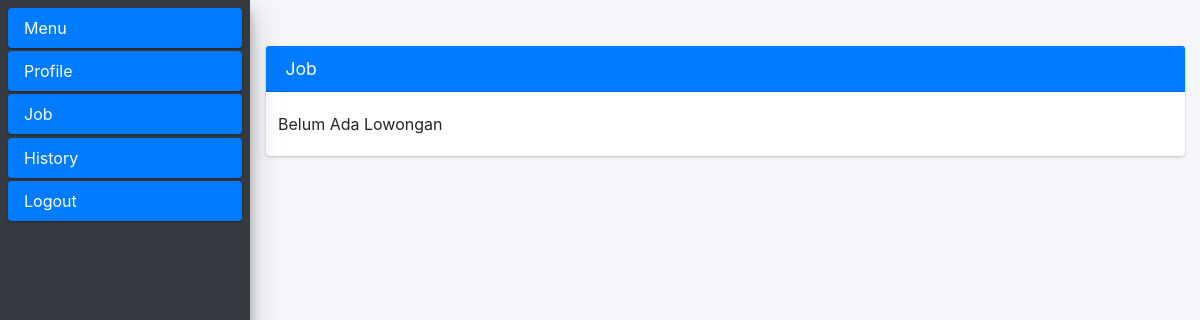
Page /member/job/index.php on the earlier database version.
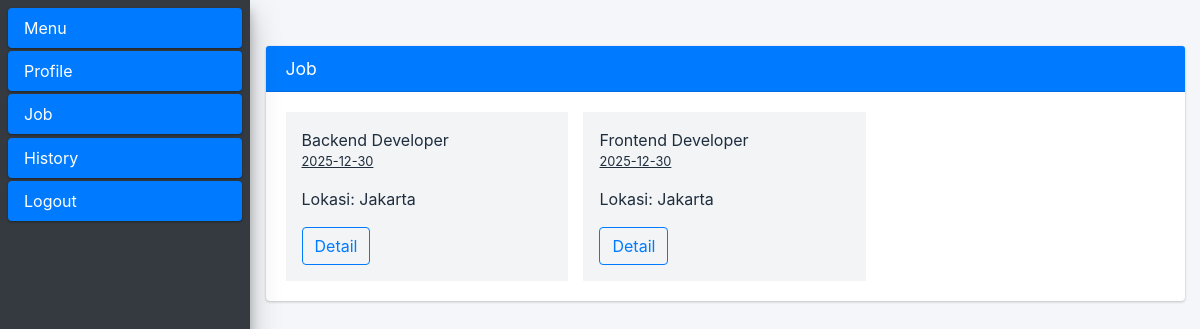
Same page on the later database version.
### tables this page shows
CREATE TABLE `jobs` (
  `id` bigint unsigned NOT NULL AUTO_INCREMENT,
  `name` varchar(255) DEFAULT NULL,
  `description` longtext,
  `position` varchar(255) DEFAULT NULL,
  `date` date DEFAULT NULL,
  `created_at` timestamp NULL DEFAULT NULL,
  `location` varchar(255) DEFAULT NULL,
  PRIMARY KEY (`id`),
  UNIQUE KEY `id` (`id`)
);

### functions/job/getAllData.php (called while the page is built)
<?php
$today = date("Y-m-d");
$getData = "SELECT * FROM jobs
            WHERE date >= '$today'";
$resultJob = $conn->query($getData);
?>

### configuration/connection.php (called while the page is built, shortened)
<?php
$host  = 'http://127.0.0.1:8004';
?>

### configuration/menu.php (called while the page is built, shortened)
<?php
$menuDetailJob = $host.'/member/job/detail.php';
?>

### member/job/index.php (the view, shortened to what this page needs)
<?php
include "../../init.php";
include "../../template/header.php";
include "../../functions/job/getAllData.php";
?>
<div class="wrapper">
    <?php
    include  "../../template/sidebar.php";
    ?>
<div class="content-wrapper">
    <section class="content-header">
        <div class="container-fluid">
            <div class="row mb-2">
            </div>
        </div>
    </section>
    <section class="content">
        <div class="container-fluid">
            <div class="row">
                <div class="col-12">
                    <div class="card card-primary">
                        <div class="card-header">
                            <h3 class="card-title">Job</h3>
                        </div>
                        <div class="card-body">
                            <div class="row">
                                <?php
                                if($resultJob->num_rows == 0){
                                    echo "Belum Ada Lowongan";
                                } else {
                                    while ($job = $resultJob->fetch_assoc()) { ?>
                                        <div class="col-sm-4">
                                            <div class="position-relative p-3 bg-gray-light">
                                                <?php echo $job['name'];?> <br />
                                                <p><small><u><?php echo $job['date'];?></u></small></p>
                                                <p>Lokasi: <?php echo $job['location'];?></p>
                                                <a href="<?php echo $menuDetailJob.'?id='.$job['id'];?>">
                                                <button class="btn btn-outline-primary">Detail</button>
                                                </a>
                                            </div>
                                        </div>
                                    <?php }
                                }
                                ?>
                            </div>
                        </div>
                    </div>
                </div>
            </div>
        </div>
    </section>
</div>
<?php
include "../../template/footer.php";
?>

Differences in the rows shown:
now on this page (row edited): jobs: name "Backend Developer", date "2025-12-30", location "Jakarta"
now on this page (row edited): jobs: name "Frontend Developer", date "2025-12-30", location "Jakarta"
Other differences:
text no longer shown: "Belum Ada Lowongan"
